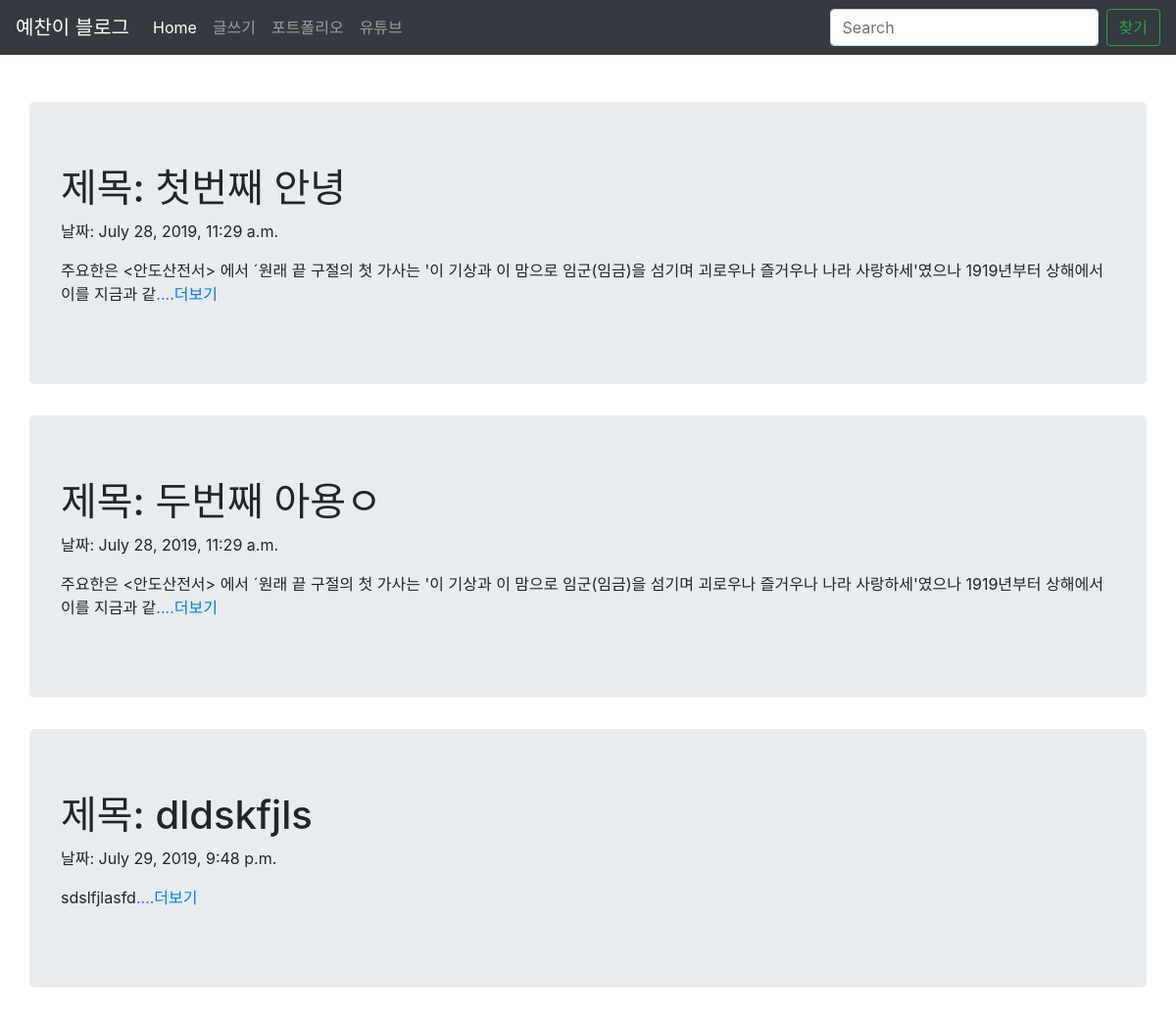
The page / on the database its author committed.
### blog/models.py (models this page shows, shortened)
class Blog(models.Model):
    title = models.CharField(max_length=200)
    pub_data = models.DateTimeField('date published')
    body = models.TextField()
    def summary(self):
        return self.body[:100]

### blog/views.py (the view)
# urls.py: 2. Add a URL to urlpatterns:  path('', views.home, name='home')
def home(request):
    blogs = Blog.objects
    return render(request, 'home.html', {'blogs': blogs})

### blog/templates/home.html (shortened to what this page needs)
<!DOCTYPE html>
<html lang="en">
<head>
    <link rel="stylesheet" href="https://stackpath.bootstrapcdn.com/bootstrap/4.1.3/css/bootstrap.min.css"
>
</head>
<body>
    <nav class="navbar navbar-expand-lg navbar-dark bg-dark">
        <a class="navbar-brand" href="{% url 'home' %}">예찬이 블로그</a>
        <div class="collapse navbar-collapse" id="navbarSupportedContent">
          <ul class="navbar-nav mr-auto">
            <li class="nav-item active">
              <a class="nav-link" href="{% url 'home' %}">Home <span class="sr-only">(current)</span></a>
            </li>
            <li class="nav-item">
              <a class="nav-link" href="new">글쓰기</a>
            </li>
            <li class="nav-item">
              <a class="nav-link" href="portfolio">포트폴리오</a>
            </li>
            <li class="nav-item">
              <a class="nav-link" href="https://youtube.com">유튜브</a>
            </li>
          </ul>
          <form class="form-inline my-2 my-lg-0">
            <input class="form-control mr-sm-2" type="search" placeholder="Search" aria-label="Search">
            <button class="btn btn-outline-success my-2 my-sm-0" type="submit">찾기</button>
          </form>
        </div>
      </nav>
      <br><br>
    {% for blog in blogs.all %}
      <div class="container jumbotron">
        <h1>제목: {{blog.title}}</h1>
        <p>날짜: {{blog.pub_data}}</p>
        <p>{{ blog.summary }}<a href="{% url 'detail' blog.id %}">....더보기</a></p>
      </div>
{% endfor %}
</body>
</html>

### rows shown on the page
Blog: title "첫번째 안녕", pub_data "July 28, 2019, 11:29 a.m.", summary "주요한은 <안도산전서> 에서 ´원래 끝 구절의 첫 가사는 '이 기상과 이 맘으로 임군(임금)을 섬기며 괴로우나 즐거우나 나라 사랑하세'였으나 1919년부터 상해에서 이를 지금과 같"
Blog: title "두번째 아용ㅇ", pub_data "July 28, 2019, 11:29 a.m.", summary "주요한은 <안도산전서> 에서 ´원래 끝 구절의 첫 가사는 '이 기상과 이 맘으로 임군(임금)을 섬기며 괴로우나 즐거우나 나라 사랑하세'였으나 1919년부터 상해에서 이를 지금과 같"
Blog: title "dldskfjls", pub_data "July 29, 2019, 9:48 p.m.", summary "sdslfjlasfd"
